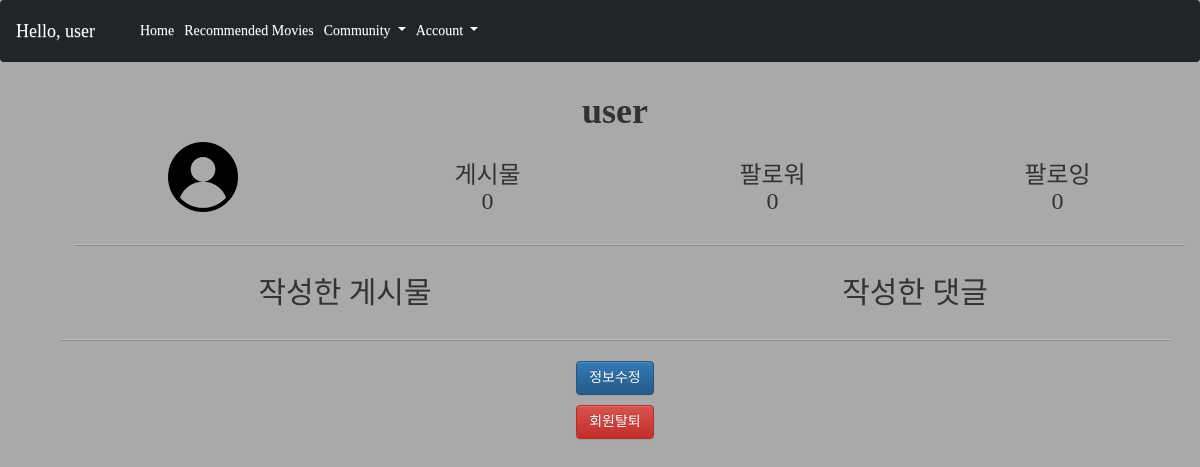
Before: /accounts/user/ (signed in) with the older database file.
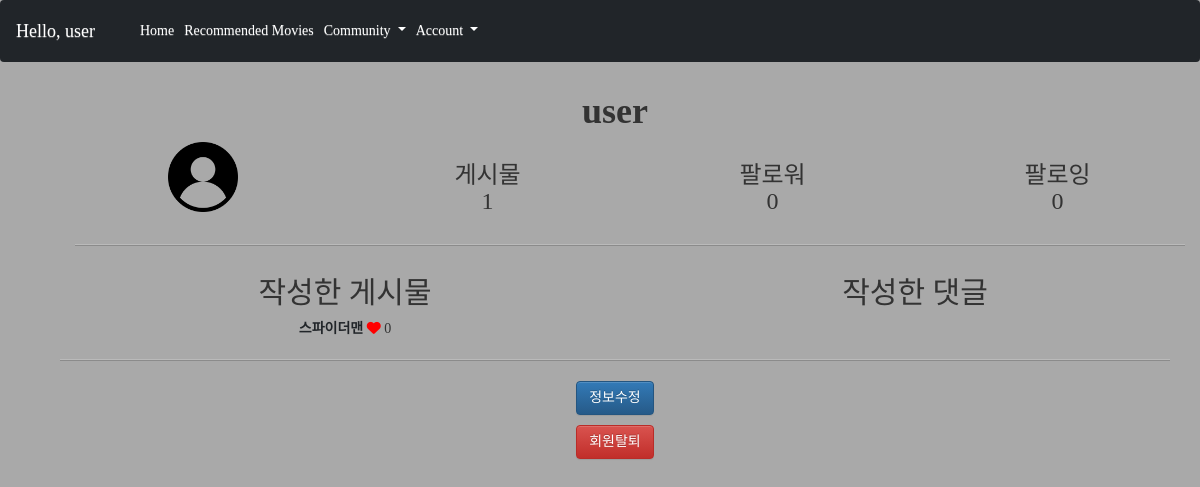
After: the same page with the newer database file.
### accounts/models.py (models this page shows)
class User(AbstractUser):
    followings = models.ManyToManyField('self', symmetrical=False, related_name='followers')

### community/models.py (models this page shows, shortened)
class Review(models.Model):
    title = models.CharField(max_length=100)
    movie = models.ForeignKey(Movie, on_delete=models.CASCADE)
    content = models.TextField()
    created_at = models.DateTimeField(auto_now_add=True)
    updated_at = models.DateTimeField(auto_now=True)
    user = models.ForeignKey(settings.AUTH_USER_MODEL, on_delete=models.CASCADE)
    like_users = models.ManyToManyField(settings.AUTH_USER_MODEL, related_name='like_reviews')

### accounts/views.py (the view)
# urls.py: path('<username>/', views.profile, name='profile'),
@login_required
def profile(request, username):
    person = get_object_or_404(get_user_model(), username=username)
    context = {
        'person': person,
    }
    return render(request, 'accounts/profile.html', context)

### accounts/templates/accounts/profile.html (shortened to what this page needs)
{% extends 'base.html' %}
{% load static %}
{% load bootstrap4 %}
{% block content %}
<div class="container justify-content-center" style="text-align: center">
  <h1 class="mt-3 mb-3 fw-bold">{{ person.username }}</h1>
  <div class="container">
    <div class="row">
      <div class="col-md-3">
        <img style="width: 70px; height: 70px;" src="{% static 'images/user.png' %}" alt="googleimg">
      </div>
      <div class="col-md-3">
        <h3>게시물 <br> {{ person.review_set.all|length}}</h3>
      </div>
      <div class="col-md-3">
        {% with followings=person.followings.all followers=person.followers.all %}
        <div id="is-same" data-person-id="{{ person.pk }}" data-user-id="{{ user.pk }}">
          <div id="follow-cnt">
            <h3>팔로워 <br> {{ followers|length }} </h3>
          </div>
        </div>
         {% endwith %}
      </div>
      <div class="col-md-3">
        {% with followings=person.followings.all followers=person.followers.all %}
        <div id="is-same" data-person-id="{{ person.pk }}" data-user-id="{{ user.pk }}">
         <div id="follow-cnt">
            <h3> 팔로잉 <br> {{ followings|length }} </h3>
          </div>
        </div>
         {% endwith %}
      </div>
    </div>
    <hr>
  </div>
  <div class="container">
    <div class="row">
      <div class="col-md-6">
        <h2 class="mt-3">작성한 게시물</h2>
        {% for review in person.review_set.all %}
        <div>
          <a class="text-decoration-none link-dark fw-bold" href="{% url 'community:detail' review.pk %}">{{ review.title }}</a>
          <i class="fas fa-heart" style="color:red"></i>
          {{ review.like_users.all | length}}
        </div>
        {% endfor %}
      </div>
      <div class="col-md-6">
        <h2 class="mt-3">작성한 댓글</h2>
      </div>
    </div>
  </div>
  <hr>
  {% if request.user == person %}
    <div>
      <a class="btn btn-primary" href="{% url 'accounts:update' %}">정보수정</a>
      <form class="mt-3" action="{% url 'accounts:delete' %}" method="POST">
        <input class="btn btn-danger" type="submit" value="회원탈퇴">
      </form>
    </div>
  {% endif %}
</div>
{% endblock %}

### templates/base.html (shortened to what this page needs)
<!DOCTYPE html>
{% load static %}
<html lang="en">
<head>
  <link rel="stylesheet" href="https://use.fontawesome.com/releases/v5.15.4/css/all.css">
  <link href="https://cdn.jsdelivr.net/npm/bootstrap@5.0.0-beta3/dist/css/bootstrap.min.css" rel="stylesheet">
  <link rel="stylesheet" href="https://maxcdn.bootstrapcdn.com/bootstrap/3.3.2/css/bootstrap.min.css">
  <link rel="stylesheet" href="https://maxcdn.bootstrapcdn.com/bootstrap/3.3.2/css/bootstrap-theme.min.css">
  <link rel="stylesheet" href="{% static 'css/style.css' %}">
</head>
    <nav class="navbar navbar-expand-lg navbar-dark bg-dark justify-content-center ">
      {% if user.is_authenticated %}
      <div class="container-fluid " >
        <a class="navbar-brand" href="#">Hello, {{ user.username }}</a>
        <div class="collapse navbar-collapse" id="navbarScroll">
          <ul class="navbar-nav me-auto my-2 my-lg-0 navbar-nav-scroll" style="--bs-scroll-height: 100px;">
            <li class="nav-item">
              <a class="nav-link active" href="{% url 'movies:index'%}" aria-current="page" href="#">Home</a>
            </li>
            <li class="nav-item">
              <a class="nav-link active" href="{% url 'movies:recommended' %}">Recommended Movies</a>
            </li>
            <li class="nav-item dropdown">
              <a class="nav-link active dropdown-toggle" href="#" id="navbarScrollingDropdown" role="button" data-bs-toggle="dropdown" aria-expanded="false">
                Community
              </a>
            </li>
            <li class="nav-item dropdown">
              <a class="nav-link active dropdown-toggle" href="#" id="navbarScrollingDropdown" role="button" data-bs-toggle="dropdown" aria-expanded="false">
                Account
              </a>
            </li>
          </ul>
        </div>
      </div>
      {% else %}
        <a class="mx-3 text-decoration-none text-white" href="{% url 'accounts:signup' %}">Signup</a>
        <a class="mx-3 text-decoration-none text-white" href="{% url 'accounts:login' %}">Login</a>
      {% endif %}
    </nav>
<body style="background-color: #a9a9a9;">
  <div class="container">
    {% block content %}
    {% endblock content %}
  </div>
</body>
</html>

### static/css/style.css (style rules this page uses)
img { object-fit: cover; }
html,body { font-family: nanumgothic !important; }

Changed rows visible on the page:
changed User "user": review_set.all|length "0" → "1"
added Review: title "스파이더맨", like_users.all|length "0"
